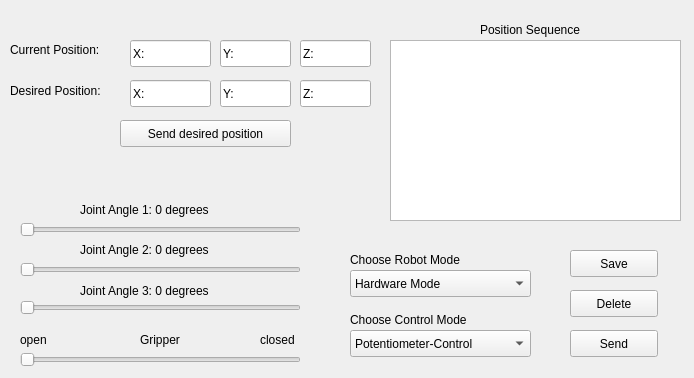
<?xml version="1.0" encoding="UTF-8"?>
<ui version="4.0">
 <class>Form</class>
 <widget class="QWidget" name="Form">
  <property name="geometry">
   <rect>
    <x>0</x>
    <y>0</y>
    <width>694</width>
    <height>378</height>
   </rect>
  </property>
  <property name="windowTitle">
   <string>Form</string>
  </property>
  <widget class="QSlider" name="slider_joint3">
   <property name="geometry">
    <rect>
     <x>20</x>
     <y>300</y>
     <width>281</width>
     <height>16</height>
    </rect>
   </property>
   <property name="orientation">
    <enum>Qt::Horizontal</enum>
   </property>
  </widget>
  <widget class="QSlider" name="slider_joint2">
   <property name="geometry">
    <rect>
     <x>20</x>
     <y>260</y>
     <width>281</width>
     <height>20</height>
    </rect>
   </property>
   <property name="orientation">
    <enum>Qt::Horizontal</enum>
   </property>
  </widget>
  <widget class="QSlider" name="slider_joint1">
   <property name="geometry">
    <rect>
     <x>20</x>
     <y>220</y>
     <width>281</width>
     <height>20</height>
    </rect>
   </property>
   <property name="orientation">
    <enum>Qt::Horizontal</enum>
   </property>
  </widget>
  <widget class="QLabel" name="label_slider_joint1">
   <property name="geometry">
    <rect>
     <x>80</x>
     <y>200</y>
     <width>171</width>
     <height>19</height>
    </rect>
   </property>
   <property name="text">
    <string>Joint Angle 1: 0 degrees</string>
   </property>
  </widget>
  <widget class="QLabel" name="label_slider_joint2">
   <property name="geometry">
    <rect>
     <x>80</x>
     <y>240</y>
     <width>161</width>
     <height>19</height>
    </rect>
   </property>
   <property name="text">
    <string>Joint Angle 2: 0 degrees</string>
   </property>
  </widget>
  <widget class="QLabel" name="label_slider_joint3">
   <property name="geometry">
    <rect>
     <x>80</x>
     <y>280</y>
     <width>161</width>
     <height>21</height>
    </rect>
   </property>
   <property name="text">
    <string>Joint Angle 3: 0 degrees</string>
   </property>
  </widget>
  <widget class="QComboBox" name="mode_dropdown">
   <property name="geometry">
    <rect>
     <x>350</x>
     <y>270</y>
     <width>181</width>
     <height>27</height>
    </rect>
   </property>
   <item>
    <property name="text">
     <string>Hardware Mode</string>
    </property>
   </item>
   <item>
    <property name="text">
     <string>Simulation Mode</string>
    </property>
   </item>
   <item>
    <property name="text">
     <string>Sequential Mode</string>
    </property>
   </item>
  </widget>
  <widget class="QLabel" name="label_4">
   <property name="geometry">
    <rect>
     <x>350</x>
     <y>250</y>
     <width>161</width>
     <height>19</height>
    </rect>
   </property>
   <property name="text">
    <string>Choose Robot Mode</string>
   </property>
  </widget>
  <widget class="QComboBox" name="controll_state_box">
   <property name="geometry">
    <rect>
     <x>350</x>
     <y>330</y>
     <width>181</width>
     <height>27</height>
    </rect>
   </property>
   <item>
    <property name="text">
     <string>Potentiometer-Control</string>
    </property>
   </item>
   <item>
    <property name="text">
     <string>GUI-Control</string>
    </property>
   </item>
  </widget>
  <widget class="QLabel" name="label_5">
   <property name="geometry">
    <rect>
     <x>350</x>
     <y>310</y>
     <width>161</width>
     <height>19</height>
    </rect>
   </property>
   <property name="text">
    <string>Choose Control Mode</string>
   </property>
  </widget>
  <widget class="QPushButton" name="pushButton">
   <property name="geometry">
    <rect>
     <x>570</x>
     <y>250</y>
     <width>88</width>
     <height>27</height>
    </rect>
   </property>
   <property name="text">
    <string>Save</string>
   </property>
  </widget>
  <widget class="QPushButton" name="pushButton_2">
   <property name="geometry">
    <rect>
     <x>570</x>
     <y>290</y>
     <width>88</width>
     <height>27</height>
    </rect>
   </property>
   <property name="text">
    <string>Delete</string>
   </property>
  </widget>
  <widget class="QPushButton" name="pushButton_3">
   <property name="geometry">
    <rect>
     <x>570</x>
     <y>330</y>
     <width>88</width>
     <height>27</height>
    </rect>
   </property>
   <property name="text">
    <string>Send</string>
   </property>
  </widget>
  <widget class="QTableView" name="sequential_table">
   <property name="geometry">
    <rect>
     <x>390</x>
     <y>40</y>
     <width>291</width>
     <height>181</height>
    </rect>
   </property>
   <attribute name="verticalHeaderCascadingSectionResizes">
    <bool>false</bool>
   </attribute>
  </widget>
  <widget class="QLabel" name="label_6">
   <property name="geometry">
    <rect>
     <x>480</x>
     <y>20</y>
     <width>161</width>
     <height>19</height>
    </rect>
   </property>
   <property name="text">
    <string>Position Sequence</string>
   </property>
  </widget>
  <widget class="QLabel" name="label_7">
   <property name="geometry">
    <rect>
     <x>10</x>
     <y>40</y>
     <width>141</width>
     <height>20</height>
    </rect>
   </property>
   <property name="text">
    <string>Current Position: </string>
   </property>
  </widget>
  <widget class="QLabel" name="label_8">
   <property name="geometry">
    <rect>
     <x>10</x>
     <y>80</y>
     <width>111</width>
     <height>21</height>
    </rect>
   </property>
   <property name="text">
    <string>Desired Position:</string>
   </property>
  </widget>
  <widget class="QLineEdit" name="lineEdit">
   <property name="geometry">
    <rect>
     <x>130</x>
     <y>80</y>
     <width>81</width>
     <height>27</height>
    </rect>
   </property>
   <property name="text">
    <string>X:</string>
   </property>
  </widget>
  <widget class="QLineEdit" name="current_pos_y">
   <property name="geometry">
    <rect>
     <x>220</x>
     <y>40</y>
     <width>71</width>
     <height>27</height>
    </rect>
   </property>
   <property name="text">
    <string>Y:</string>
   </property>
  </widget>
  <widget class="QLineEdit" name="lineEdit_3">
   <property name="geometry">
    <rect>
     <x>300</x>
     <y>80</y>
     <width>71</width>
     <height>27</height>
    </rect>
   </property>
   <property name="text">
    <string>Z:</string>
   </property>
  </widget>
  <widget class="QLineEdit" name="lineEdit_4">
   <property name="geometry">
    <rect>
     <x>220</x>
     <y>80</y>
     <width>71</width>
     <height>27</height>
    </rect>
   </property>
   <property name="text">
    <string>Y:</string>
   </property>
  </widget>
  <widget class="QLineEdit" name="current_pos_z">
   <property name="geometry">
    <rect>
     <x>300</x>
     <y>40</y>
     <width>71</width>
     <height>27</height>
    </rect>
   </property>
   <property name="text">
    <string>Z:</string>
   </property>
  </widget>
  <widget class="QLineEdit" name="current_pos_x">
   <property name="geometry">
    <rect>
     <x>130</x>
     <y>40</y>
     <width>81</width>
     <height>27</height>
    </rect>
   </property>
   <property name="text">
    <string>X:</string>
   </property>
  </widget>
  <widget class="QPushButton" name="pushButton_4">
   <property name="geometry">
    <rect>
     <x>120</x>
     <y>120</y>
     <width>171</width>
     <height>27</height>
    </rect>
   </property>
   <property name="text">
    <string>Send desired position</string>
   </property>
  </widget>
  <widget class="QSlider" name="gripper_slider">
   <property name="geometry">
    <rect>
     <x>20</x>
     <y>350</y>
     <width>281</width>
     <height>20</height>
    </rect>
   </property>
   <property name="orientation">
    <enum>Qt::Horizontal</enum>
   </property>
  </widget>
  <widget class="QLabel" name="label">
   <property name="geometry">
    <rect>
     <x>140</x>
     <y>330</y>
     <width>66</width>
     <height>19</height>
    </rect>
   </property>
   <property name="text">
    <string>Gripper</string>
   </property>
  </widget>
  <widget class="QLabel" name="label_2">
   <property name="geometry">
    <rect>
     <x>260</x>
     <y>330</y>
     <width>51</width>
     <height>19</height>
    </rect>
   </property>
   <property name="text">
    <string>closed</string>
   </property>
  </widget>
  <widget class="QLabel" name="label_3">
   <property name="geometry">
    <rect>
     <x>20</x>
     <y>330</y>
     <width>41</width>
     <height>19</height>
    </rect>
   </property>
   <property name="text">
    <string>open</string>
   </property>
  </widget>
 </widget>
 <resources/>
 <connections/>
</ui>
